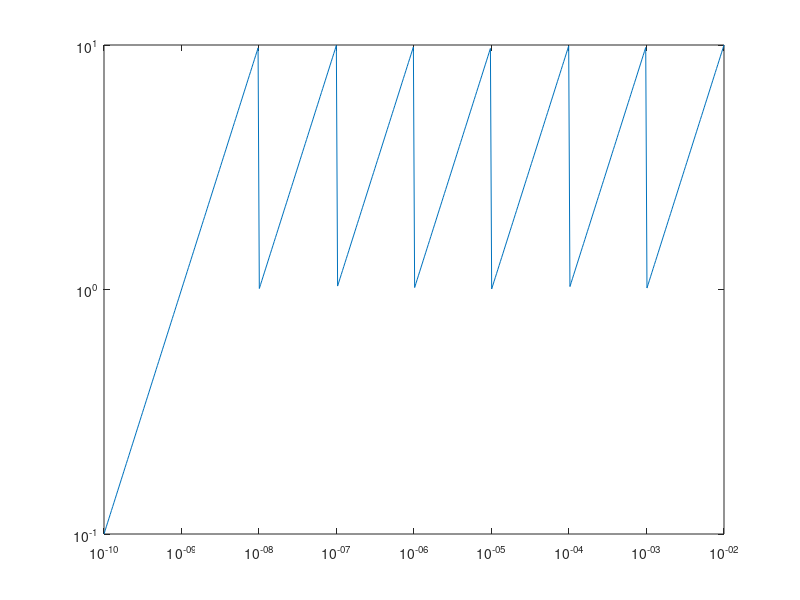

This chart was generated by the following MATLAB code:

clc

Level_list = 10.^linspace(log10(0.01), log10(1e-10), 500);

Sense_arr = [];
for i = 1:numel(Level_list)

Level = Level_list(i);

if Level > 1e-3
    Level = 1e-3;
end
if Level < 1e-9
    Level = 1e-9;
end
Level_exp = -fix(log10(Level)-0.999);
if Level_exp < 3
    Level_exp = 3;
end

% disp([num2str(Level_list(i)) ' ' num2str(Level_exp)])
Sense_arr(i) = Level_exp;
end


Sense_arr = 10.^Sense_arr;

Voltege = Sense_arr.*Level_list;

plot(Level_list, Voltege)
set(gca, 'xscale', 'log')
set(gca, 'yscale', 'log')




